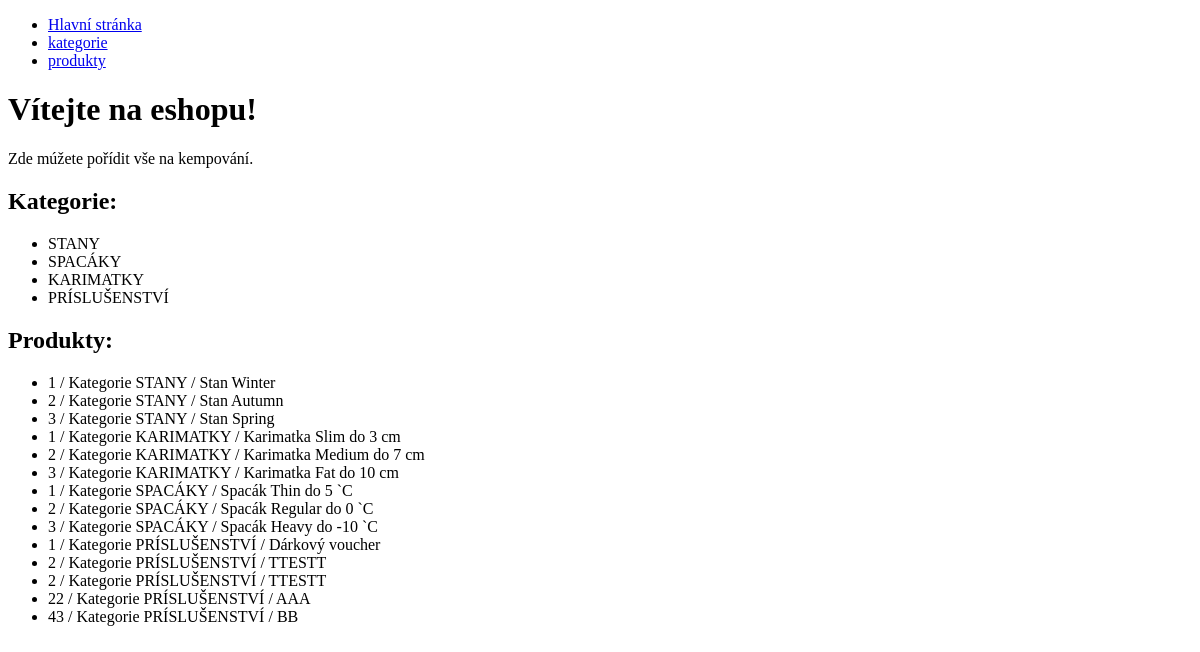
The app's page /, older data.
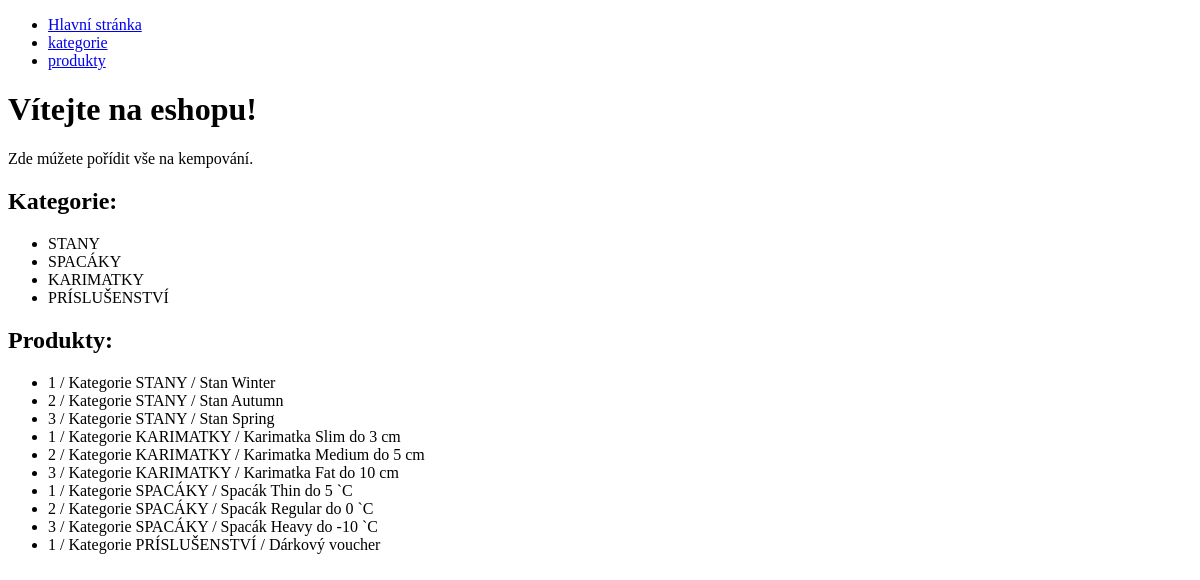
The same page, newer data.
### viewer/models.py (models this page shows, shortened)
class Categorie(models.Model):
    name = models.CharField(max_length=30)
    def __str__(self):
        return f"Kategorie {self.name}"

class Product(models.Model):
    name = models.CharField(max_length=30)
    weight = models.IntegerField()
    price = models.IntegerField()
    brand = models.CharField(max_length=300)
    category_ID = models.IntegerField()
    products_of_categories = models.ForeignKey(Categorie, on_delete=models.DO_NOTHING, null=True)
    features = models.ManyToManyField(ProductFeature)

### viewer/views.py (the view)
# urls.py: path('', MainPageView.as_view(), name='main'),
class MainPageView(TemplateView):
    template_name = 'main.html'
    extra_context = {
    "all_categories": Categorie.objects.all(),
    "all_products": Product.objects.all()
    }

### viewer/templates/main.html
    {% extends 'base.html' %}
    {% block content %}
    <h1>Vítejte na eshopu!</h1>
    <p>Zde múžete pořídit vše na kempování.</p>
    <h2>Kategorie:</h2>
    <ul>
        {% for categorie in all_categories %}
            <li>{{ categorie.name }}</li>
        {% endfor %}
    </ul>
    <h2>Produkty:</h2>
    <ul>
        {% for product in all_products %}
            <li>{{ product.category_ID}} / {{product.products_of_categories}} / {{product.name}}</li>
        {% endfor %}
    </ul>
     {% endblock %}

### viewer/templates/base.html (shortened to what this page needs)
<!DOCTYPE html>
<html lang="en">
<head>
</head>
<body>
<ul>
    <li><a href="{% url 'main' %}">Hlavní stránka</a>
    <li><a href="{% url 'kategorie' %}">kategorie</a>
    <li><a href="{% url 'produkty' %}">produkty</a>
</ul>
{% block content %}
{% endblock %}
</body>
</html>

Row changes from the older to the newer data that the page shows:
removed Product: category_ID "2", products_of_categories "Kategorie PRÍSLUŠENSTVÍ", name "TTESTT"
removed Product: category_ID "2", products_of_categories "Kategorie PRÍSLUŠENSTVÍ", name "TTESTT"
removed Product: category_ID "22", products_of_categories "Kategorie PRÍSLUŠENSTVÍ", name "AAA"
removed Product: category_ID "43", products_of_categories "Kategorie PRÍSLUŠENSTVÍ", name "BB"
changed Product: name "Karimatka Medium do 7 cm" → "Karimatka Medium do 5 cm"
